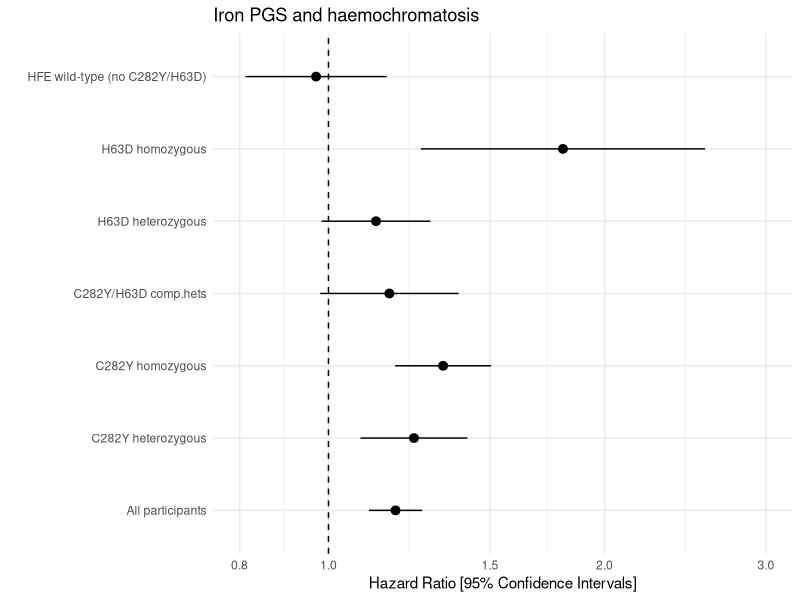
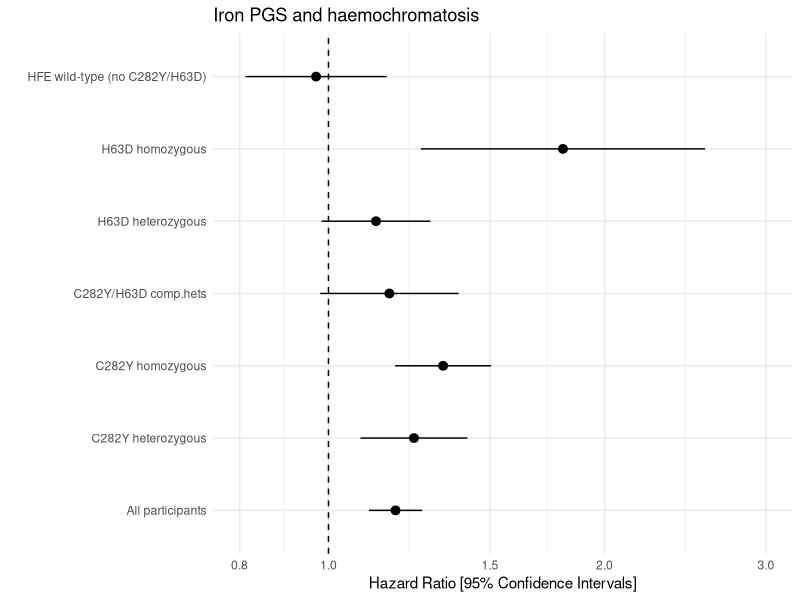

Recreate these plots in R, in order.

## load tidyverse package
library(tidyverse)

## load results file containing associations between iron/ferritin polygenic scores and several outcomes
dat = read_tsv("_data_iron_pgs.txt")

## filter results to just the outcome and explosure you want to plot
##    -- here I subset by 3 things (outcome, exposure, and sex) -- you might not need to do any
## rename columns using "mutate" 
##    -- the "est" column is your central estimate (usually OR or HR)
##    -- the "label" column is whatever your y-axis is (outcome, subgroup, etc)
## subset to just those columns
dat2 = dat %>% 
  filter(outcome=="Haemochromatosis", X=="iron21hunt_nohfe_grs_20", sex=="Males") %>% 
  mutate(label=geno, est=or1, lower=lci1, upper=uci1) %>% 
  select(label, est, lower, upper)

## by default the order of the rows is the original order in the file
## to arrange by estimate (highest to lowest) uncomment these lines:
#dat2 = dat2 %>% arrange(est)
#dat2$label = factor(dat2$label, levels = dat2$label[1:length(dat2$label)])

## we create an object to "store" the plot information
p = ggplot(data=dat2, aes(x=est, y=label, xmin=lower, xmax=upper)) +
  geom_pointrange() +
  geom_vline(xintercept=1, lty=2) + 
  scale_x_continuous(trans='log', 
                     breaks=c(0.8,1,1.5,2,3)) +
  coord_cartesian(xlim=c(0.8, 3)) + 
  labs(title="Iron PGS and haemochromatosis", 
       x='Hazard Ratio [95% Confidence Intervals]',
       y='') +
  theme_minimal()

p


## save last figure
ggsave('simple_forest_ggplot2.jpg', p, width=14, height=8, units='cm', dpi=500)






